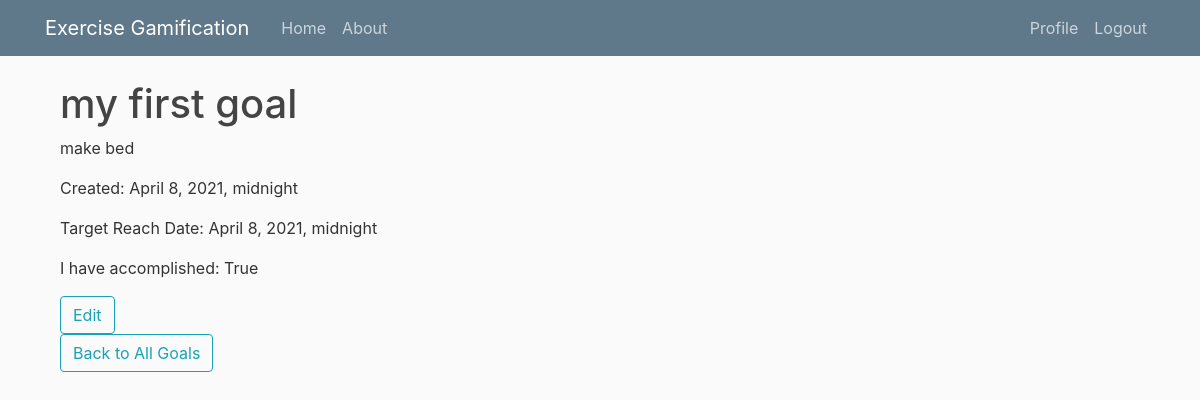
The app's page /goals/1 (signed in) with its own data.
### exercisegamification/models.py (models this page shows, shortened)
class Goal(models.Model):
    author = models.ForeignKey(Profile, on_delete=models.CASCADE, null = True)
    title = models.CharField(max_length=200)
    pub_date = models.DateTimeField('date published')
    reach_date = models.DateTimeField('reach date')
    goal_text = models.TextField(max_length=50, blank = True, null=True)
    accomplished = models.BooleanField('have accomplished')

### exercisegamification/views.py (the view)
# urls.py: path('goals/<int:pk>', views.GoalDetailView, name='goal detail'),
def GoalDetailView(request,pk):
    loggedProfile = Profile.objects.get(user=request.user)
    goal = loggedProfile.goal_set.get(pk=pk)
    return render(request, "exercisegamification/goal_detail.html", {"profile": loggedProfile,"goal": goal})

### exercisegamification/templates/exercisegamification/goal_detail.html
{%  extends 'exercisegamification/base.html' %}
{% block content %}
<div class = "container">
    <body>
    <h1>{{ goal.title }}</h1>
    <p>{{ goal.goal_text }}</p>
    <p>Created: {{ goal.pub_date }}</p>
    <p>Target Reach Date: {{ goal.reach_date }}</p>
    <p>I have accomplished: {{ goal.accomplished }}</p>
    <a href = "{% url 'edit goal' goal.pk%}" class = "btn btn-outline-info"> Edit </a><br/>
    <a href = "{% url 'goals list' %}" class = "btn btn-outline-info"> Back to All Goals </a>
    </body>
    </div>
{% endblock %}

### exercisegamification/static/exercisegamification/main.css (style rules this page uses)
body { background: #fafafa; color: #333333; margin-top: 5rem; }
h1, h2, h3, h4, h5, h6 { color: #444444; }

### records on screen
Goal: title "my first goal", goal_text "make bed", pub_date "April 8, 2021, midnight", reach_date "April 8, 2021, midnight", accomplished "True"
